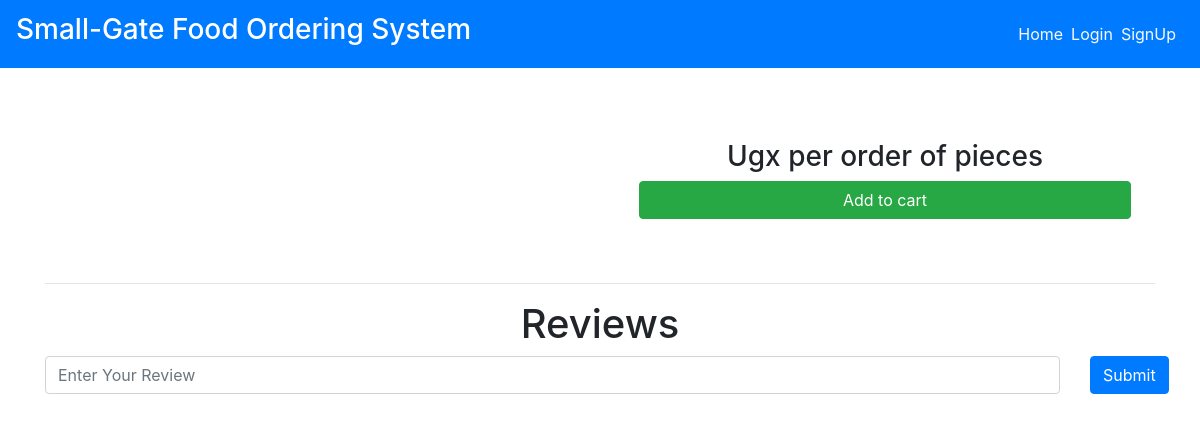
The app's page /dishes/Chapati_Plus, older data.
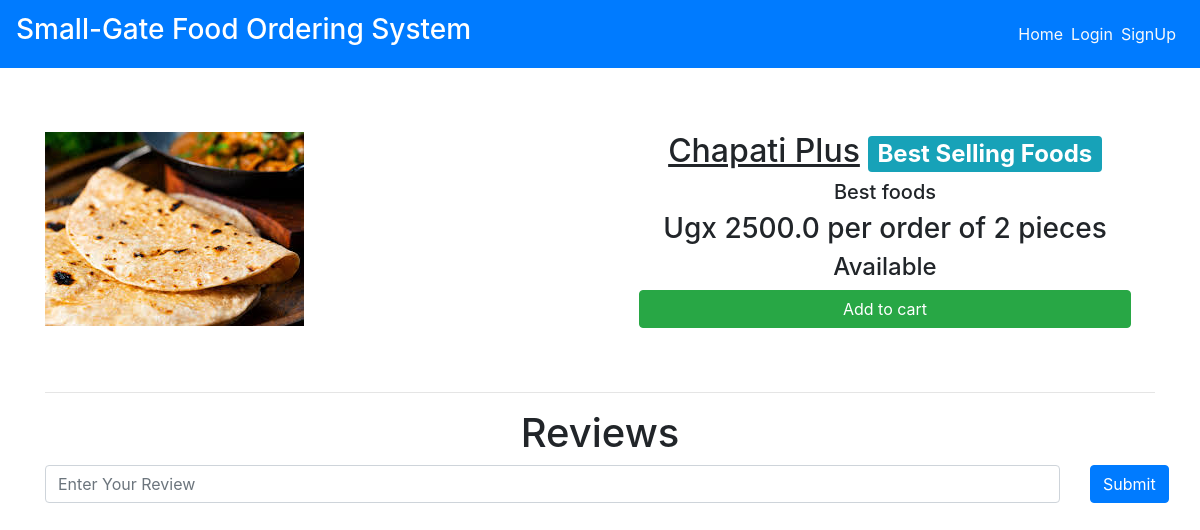
The same page, newer data.
### main/models.py (models this page shows, shortened)
class Item(models.Model):
    LABELS = (
        ('Best Selling Foods', 'Best Selling Foods'),
        ('New Food', 'New Food'),
        ('Spicy Foods🔥', 'Spicy Foods🔥'),
    )
    LABEL_COLOUR = (
        ('danger', 'danger'),
        ('success', 'success'),
        ('primary', 'primary'),
        ('info', 'info'),
        ('warning', 'warning'),
    )
    title = models.CharField(max_length=150)
    description = models.CharField(max_length=250,blank=True)
    price = models.FloatField()
    pieces = models.IntegerField(default=6)
    instructions = models.CharField(max_length=250,default="Available")
    image = models.ImageField(default='default.png', upload_to='images/')
    labels = models.CharField(max_length=25, choices=LABELS, blank=True)
    label_colour = models.CharField(max_length=15, choices=LABEL_COLOUR, blank=True)
    slug = models.SlugField(default="foods")
    created_by = models.ForeignKey(User, on_delete=models.CASCADE)

### main/views.py (the view)
# urls.py: path('dishes/<slug>', views.menuDetail, name='dishes'),
def menuDetail(request, slug):
    item = Item.objects.filter(slug=slug).first()
    reviews = Reviews.objects.filter(rslug=slug).order_by('-id')[:7]
    context = {
        'item' : item,
        'reviews' : reviews,
    }
    return render(request, 'main/dishes.html', context)

### main/templates/main/dishes.html (shortened to what this page needs)
{% extends "main/layout.html" %}
{% block content %}
<div class="dishes">
  <main class="mt-3 pt-4 main">
    <div class="container dark-grey-text">
      <div class="row wow fadeIn">
        <div class="col-md-6 mb-4">
          <img src="{{ item.image.url }}" class="img-fluid mt-4" alt="">
        </div>
        <div class="col-md-6 mb-4 information">
          <div class="p-4 content">
            <div class="mt-0">
                <h2><u>{{ item.title }}</u><span class="badge badge-{{ item.label_colour }} ml-2">{{ item.labels }}</span></h2>
            </div>
            <div class="lead">
              {% if item.description %}
              <h5>{{ item.description }}</h5>
              {% endif %}
              <h3>Ugx {{ item.price }} per order of {{ item.pieces}} pieces</h3>
              <h4>{{ item.instructions }}</h4>
            </div>
            <a href="{% url 'main:add-to-cart' item.slug %}" class="btn btn-success btn-md my-0 p">Add to cart</a>
          </div>
        </div>
      </div>
      <hr>
    </div>
  </main>
  <div class="container">
    <h1 class="text-center">Reviews</h1>
    <form action="{% url 'main:add_reviews' %}" method="POST" class="mb-3">
      <div class="row">
        <div class="col-sm-11">
          <input type="text" name="review" class="form-control" placeholder="Enter Your Review">
        </div>
        <div class="col-sm-1">
          <button type="submit" class="btn btn-primary">Submit</button>
        </div>
      </div>
    </form>
  </div>
</div>
{% endblock content %}

Row changes from the older to the newer data that the page shows:
added Item: image (picture), title "Chapati Plus", labels "Best Selling Foods", description "Best foods", price "2500.0", pieces "2", instructions "Available"
